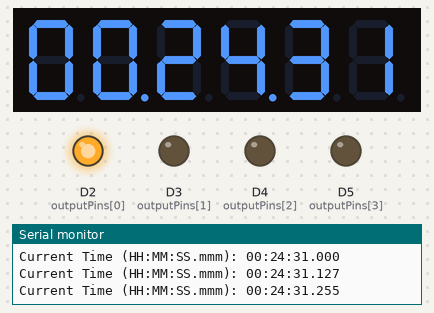
This sketch was run on a simulated Arduino MKR. Parts: 6-digit seven-segment display, output pins drawn as LEDs (lit = HIGH), the last lines printed to the serial monitor. WiFi joins after 1.5 s; servers stay silent unless stated; network time is answered at once with the bench clock; the local clock reads 2024-03-15 10:24:30 at power-on unless the sketch sets it.

Above: at 1.9 s.
At 4.7 s:
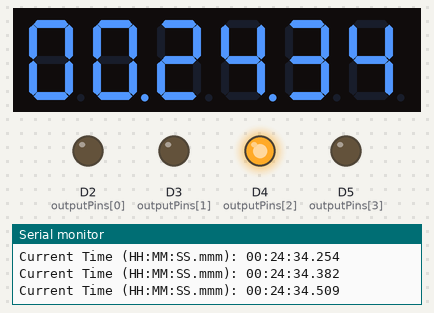
At 9.7 s:
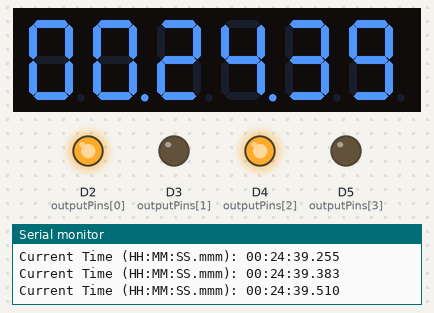
At 18.2 s:
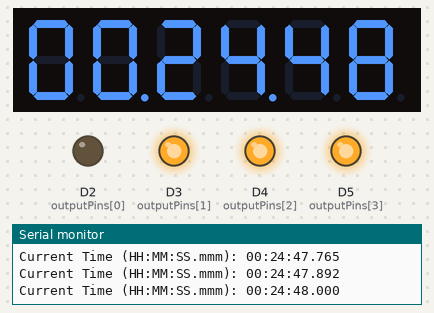
At 27.1 s:
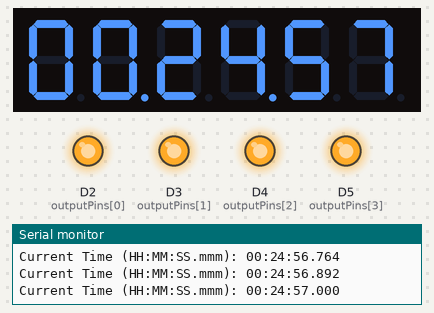
At 36.5 s:
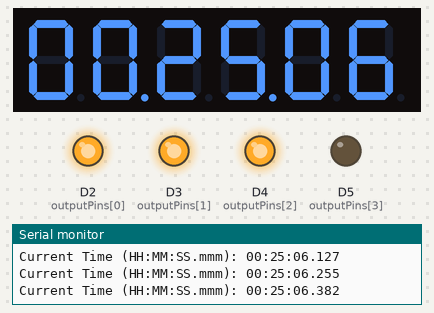
Timing chart, 0 to 40.0 s (numbered marks = the images above):
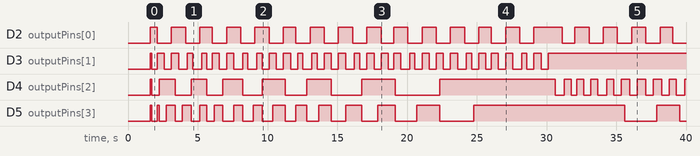

The sketch:

relayclockwithdigitaldisplay.ino
```cpp
// 5 digit 7 segment display TM 1637
// p5.js version https://editor.p5js.org/nun.noc21/full/bWWMc8fB8
// algorithm plotting https://editor.p5js.org/icm-nun/sketches/Fr9G2DBMW

#include <WiFiNINA.h>
#include <NTPClient.h>
#include <WiFiUdp.h>
#include <TM1637TinyDisplay6.h>  // Include 6-Digit Display Class Header

// Define Digital Pins for the TM1637 display
#define CLK 7
#define DIO 8

const char* ssid     = " ";
const char* password = " ";

// NTP client setup
WiFiUDP ntpUDP;
NTPClient timeClient(ntpUDP, "pool.ntp.org", 0, 60000); // UTC time, updates every 60 seconds

// Easing algorithms
float linear(float t) { return t; }
float squareWave(float t) {
  if (t < 0.5) return 0;
  return (t - 0.5) * 2; // This maps t from 0.5-1.0 to 0-1
}
float quadraticOut(float t) { return t * (2 - t); }
float quadraticInOut(float t) {
  if (t < 0.5) return 2 * t * t;
  return -1 + (4 - 2 * t) * t;
}

// Clock algorithms
typedef float (*EaseFunc)(float);
EaseFunc clockAlgos[] = {linear, squareWave, quadraticOut, quadraticInOut};
const char* clockAlgoNames[] = {"linear", "squareWave", "quadraticOut", "quadraticInOut"};

// Variables to track time
unsigned long lastMillis = 0;  // Last recorded millis()
int lastSec = -1;              // Last recorded second

// Variables for outputs
int outputPins[] = {2, 3, 4, 5};
bool outputState[] = {LOW, LOW, LOW, LOW}; // Initial output states (LOW)
int lastY[4] = {-1, -1, -1, -1}; // Last tracked y values for each clock

// Declare the display object
TM1637TinyDisplay6 display(CLK, DIO);

void setup() {
  display.setBrightness(LOW);

  Serial.begin(9600);
  while (!Serial); // Wait for Serial monitor

  // Connect to WiFi
  Serial.print("Connecting to WiFi");
  WiFi.begin(ssid, password);
  while (WiFi.status() != WL_CONNECTED) {
    delay(1000);
    Serial.print(".");
  }
  Serial.println("\nConnected!");

  // Initialize NTP client
  timeClient.begin();

  // Initialize output pins
  for (int i = 0; i < 4; i++) {
    pinMode(outputPins[i], OUTPUT);
    digitalWrite(outputPins[i], outputState[i]);
  }
}

void loop() {
  // Update time
  timeClient.update();

// Get current time components from NTP (in UTC)
int hours = timeClient.getHours();
int mins = timeClient.getMinutes();
int secs = timeClient.getSeconds();

// Adjust for Eastern Standard Time (EST), which is UTC - 5
int timeZoneOffset = -5;  // UTC - 5 for EST
hours += timeZoneOffset;

// Handle potential rollover for hours (e.g., if hours becomes negative or exceeds 23)
if (hours < 0) {
  hours += 24; // Wrap around if negative (e.g., -1 becomes 23)
} else if (hours > 23) {
  hours -= 24; // Wrap around if greater than 23 (e.g., 24 becomes 0)
}

// Ensure hours are in a two-digit format (00-23 for EST)
if (hours < 10) {
  hours = 0;  // Set to 00 if single digit (for proper HHMMSS format)
}

// Create a single number representing HHMMSS
int timeNumber = (hours * 10000) + (mins * 100) + secs;

// Define the dots bitmask for HH.MM.SS format without the last dot
uint8_t dots = 0b01010000; // Dots between HH, MM, but not after SS

// Display the time with dots
display.showNumberDec(timeNumber, dots, true);


  // Calculate millis since the last second change
  unsigned long currentMillis = millis();
  unsigned long mills = 0;
  if (secs != lastSec) {
    lastSec = secs;
    lastMillis = currentMillis; // Reset the millisecond counter
  } else {
    mills = currentMillis - lastMillis;
  }

  // Combine seconds and milliseconds into a single value
  float microSecs = secs + mills / 1000.0;

  // Format and print current time
  char buffer[64];
  sprintf(buffer, "Current Time (HH:MM:SS.mmm): %02d:%02d:%02d.%03lu", hours, mins, secs, mills);
  Serial.println(buffer);

  // Compute eased values and print
  for (int i = 0; i < 4; i++) {
    float t01 = microSecs / 60.0; // Normalize to 0-1
    if (t01 > 1) t01 -= 1;       // Wrap around
    float y01 = clockAlgos[i](t01); // Apply easing
    int y = int(y01 * 60);          // Scale to seconds
    sprintf(buffer, "%s: %02d", clockAlgoNames[i], y);
    // Serial.println(buffer);

    // Check if the y value has changed
    if (y != lastY[i]) {
      if (lastY[i] == 59) {
        // If the last value was 59, change the output state to LOW
        outputState[i] = HIGH;
        digitalWrite(outputPins[i], outputState[i]); // Set the output pin state to LOW
      } else {
        // Toggle output state for this clock
        outputState[i] = (outputState[i] == LOW) ? HIGH : LOW;
        digitalWrite(outputPins[i], outputState[i]); // Set the output pin state
      }

      // Update the last y value for this clock
      lastY[i] = y;
    }
  }

  // Serial.println("-----------------------------");
  delay(100);
} 
```

Measured:
- by itself, D2 (outputPins[0]): LOW → HIGH at 1.6 s, → LOW 0.51 s later, → HIGH 1.0 s later, → LOW 1.0 s later, … (38 changes in this stretch)
- by itself, D3 (outputPins[1]): moves between LOW and HIGH, repeating every 3.9 s
- by itself, D4 (outputPins[2]): LOW → HIGH at 1.6 s, → LOW 0.13 s later, → HIGH 0.51 s later, → LOW 1.1 s later, … (33 changes in this stretch)
- by itself, D5 (outputPins[3]): LOW → HIGH at 1.6 s, → LOW 0.13 s later, → HIGH 0.38 s later, → LOW 0.13 s later, … (32 changes in this stretch)
- what the display in image 0 shows lasts 0.5 s, from 1.6 s to 2.1 s
- what the display in image 1 shows lasts 1.1 s, from 4.1 s to 5.2 s
